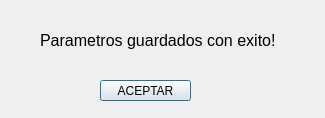
<?xml version="1.0" encoding="UTF-8"?>
<ui version="4.0">
 <class>Dialog</class>
 <widget class="QDialog" name="Dialog">
  <property name="geometry">
   <rect>
    <x>0</x>
    <y>0</y>
    <width>325</width>
    <height>118</height>
   </rect>
  </property>
  <property name="windowTitle">
   <string>Actualizar parametros</string>
  </property>
  <widget class="QPushButton" name="pushButton">
   <property name="geometry">
    <rect>
     <x>100</x>
     <y>80</y>
     <width>91</width>
     <height>21</height>
    </rect>
   </property>
   <property name="text">
    <string>ACEPTAR</string>
   </property>
  </widget>
  <widget class="QLabel" name="label">
   <property name="geometry">
    <rect>
     <x>40</x>
     <y>10</y>
     <width>251</width>
     <height>61</height>
    </rect>
   </property>
   <property name="font">
    <font>
     <family>Arial</family>
     <pointsize>12</pointsize>
    </font>
   </property>
   <property name="text">
    <string>Parametros guardados con exito!</string>
   </property>
  </widget>
 </widget>
 <resources/>
 <connections/>
</ui>
